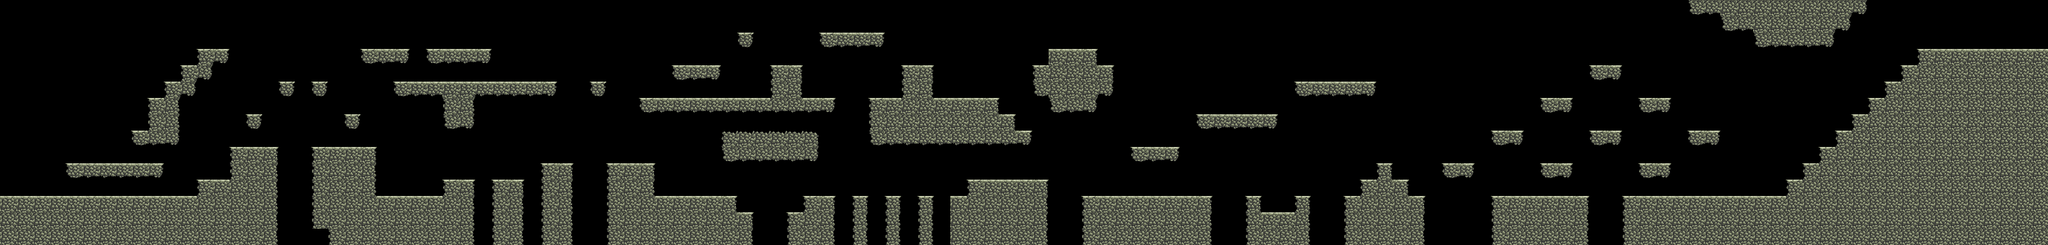

Rendered tile map (Tiled .tmx) drawn with the repository's tilesets; below, a short description and the map source with its tile grids summarised:
An orthogonal 125x15 tile map with 64x64 px tiles, 1 tile layer (FG), 2 tilesets and 81 objects (43x Half, 31x Full).

<map version="1.0" orientation="orthogonal" width="125" height="15" tilewidth="64" tileheight="64">
 <tileset firstgid="1" name="Rock-Tiles-Base" tilewidth="64" tileheight="64">
  <image source="Rock-Tiles-Base.png" width="192" height="192" />
 </tileset>
 <tileset firstgid="10" name="Rock-Tiles-Extra" tilewidth="64" tileheight="64">
  <image source="Rock-Tiles-Extra.png" width="192" height="384" />
 </tileset>
 <layer name="FG" width="125" height="15">
  <data>[1875 cells, 635 non-empty, 18 distinct tile ids]</data>
 </layer>
 <objectgroup name="Spawn" width="125" height="15">
  <object x="1" y="701" width="61" height="65" />
  <object x="1224" y="508" width="61" height="65" />
  <object x="2374" y="572" width="61" height="65" />
  <object x="3786" y="633" width="61" height="65" />
  <object x="4865" y="700" width="61" height="65" />
  <object x="5832" y="702" width="61" height="65" />
 </objectgroup>
 <objectgroup name="Princess" width="125" height="15">
  <object x="7937" y="129" width="59" height="61" />
 </objectgroup>
 <objectgroup name="Jumps" width="125" height="15">
  <object type="Full" x="176" y="749" width="30" height="48">
   <properties>
    <property name="MustJump" value="False" />
   </properties>
  </object>
  <object type="Full" x="200" y="70" width="45" height="48">
   <properties>
    <property name="MustJump" value="False" />
   </properties>
  </object>
  <object type="Half" x="73" y="74" width="47" height="44">
   <properties>
    <property name="MustJump" value="False" />
   </properties>
  </object>
  <object type="Half" x="138" y="75" width="44" height="42">
   <properties>
    <property name="MustJump" value="True" />
   </properties>
  </object>
  <object type="Full" x="268" y="75" width="43" height="43">
   <properties>
    <property name="MustJump" value="True" />
   </properties>
  </object>
  <object type="Half" x="714" y="758" width="44" height="42">
   <properties>
    <property name="MustJump" value="True" />
   </properties>
  </object>
  <object type="Half" x="590" y="371" width="44" height="42">
   <properties>
    <property name="MustJump" value="True" />
   </properties>
  </object>
  <object type="Half" x="654" y="304" width="44" height="42">
   <properties>
    <property name="MustJump" value="True" />
   </properties>
  </object>
  <object type="Half" x="719" y="241" width="44" height="42">
   <properties>
    <property name="MustJump" value="True" />
   </properties>
  </object>
  <object type="Full" x="881" y="180" width="30" height="49">
   <properties>
    <property name="MustJump" value="False" />
   </properties>
  </object>
  <object type="Full" x="529" y="501" width="43" height="43">
   <properties>
    <property name="MustJump" value="True" />
   </properties>
  </object>
  <object type="Full" x="419" y="626" width="30" height="49">
   <properties>
    <property name="MustJump" value="False" />
   </properties>
  </object>
  <object type="Full" x="841" y="691" width="43" height="43">
   <properties>
    <property name="MustJump" value="True" />
   </properties>
  </object>
  <object type="Full" x="1075" y="565" width="43" height="43">
   <properties>
    <property name="MustJump" value="True" />
   </properties>
  </object>
  <object type="Full" x="994" y="435" width="43" height="43">
   <properties>
    <property name="MustJump" value="True" />
   </properties>
  </object>
  <object type="Half" x="1122" y="309" width="44" height="42">
   <properties>
    <property name="MustJump" value="True" />
   </properties>
  </object>
  <object type="Full" x="1260" y="308" width="34" height="48">
   <properties>
    <property name="MustJump" value="False" />
   </properties>
  </object>
  <object type="Half" x="1674" y="749" width="44" height="42">
   <properties>
    <property name="MustJump" value="True" />
   </properties>
  </object>
  <object type="Half" x="1836" y="693" width="44" height="42">
   <properties>
    <property name="MustJump" value="True" />
   </properties>
  </object>
  <object type="Half" x="2032" y="694" width="44" height="42">
   <properties>
    <property name="MustJump" value="True" />
   </properties>
  </object>
  <object type="Half" x="2220" y="629" width="44" height="42">
   <properties>
    <property name="MustJump" value="True" />
   </properties>
  </object>
  <object type="Half" x="2341" y="303" width="44" height="42">
   <properties>
    <property name="MustJump" value="False" />
   </properties>
  </object>
  <object type="Half" x="2154" y="305" width="44" height="42">
   <properties>
    <property name="MustJump" value="False" />
   </properties>
  </object>
  <object type="Half" x="1555" y="181" width="34" height="42">
   <properties>
    <property name="MustJump" value="False" />
   </properties>
  </object>
  <object type="Half" x="2923" y="820" width="44" height="42">
   <properties>
    <property name="MustJump" value="True" />
   </properties>
  </object>
  <object type="Half" x="3079" y="815" width="44" height="42">
   <properties>
    <property name="MustJump" value="True" />
   </properties>
  </object>
  <object type="Half" x="3237" y="758" width="44" height="42">
   <properties>
    <property name="MustJump" value="True" />
   </properties>
  </object>
  <object type="Half" x="3371" y="760" width="44" height="42">
   <properties>
    <property name="MustJump" value="True" />
   </properties>
  </object>
  <object type="Half" x="3503" y="757" width="44" height="42">
   <properties>
    <property name="MustJump" value="True" />
   </properties>
  </object>
  <object type="Half" x="3632" y="756" width="44" height="42">
   <properties>
    <property name="MustJump" value="True" />
   </properties>
  </object>
  <object type="Half" x="3731" y="751" width="44" height="42">
   <properties>
    <property name="MustJump" value="True" />
   </properties>
  </object>
  <object type="Half" x="3232" y="372" width="44" height="42">
   <properties>
    <property name="MustJump" value="False" />
   </properties>
  </object>
  <object type="Full" x="2939" y="369" width="43" height="43">
   <properties>
    <property name="MustJump" value="True" />
   </properties>
  </object>
  <object type="Full" x="2535" y="362" width="29" height="43">
   <properties>
    <property name="MustJump" value="False" />
   </properties>
  </object>
  <object type="Full" x="2793" y="240" width="29" height="43">
   <properties>
    <property name="MustJump" value="False" />
   </properties>
  </object>
  <object type="Full" x="2929" y="113" width="29" height="43">
   <properties>
    <property name="MustJump" value="False" />
   </properties>
  </object>
  <object type="Full" x="3115" y="241" width="29" height="43">
   <properties>
    <property name="MustJump" value="False" />
   </properties>
  </object>
  <object type="Full" x="3458" y="369" width="43" height="43">
   <properties>
    <property name="MustJump" value="True" />
   </properties>
  </object>
  <object type="Half" x="3390" y="113" width="44" height="42">
   <properties>
    <property name="MustJump" value="False" />
   </properties>
  </object>
  <object type="Full" x="4590" y="556" width="29" height="43">
   <properties>
    <property name="MustJump" value="False" />
   </properties>
  </object>
  <object type="Half" x="4042" y="242" width="44" height="42">
   <properties>
    <property name="MustJump" value="True" />
   </properties>
  </object>
  <object type="Half" x="4074" y="693" width="44" height="42">
   <properties>
    <property name="MustJump" value="True" />
   </properties>
  </object>
  <object type="Half" x="5003" y="819" width="44" height="42">
   <properties>
    <property name="MustJump" value="True" />
   </properties>
  </object>
  <object type="Half" x="5092" y="757" width="44" height="42">
   <properties>
    <property name="MustJump" value="True" />
   </properties>
  </object>
  </objectgroup>
</map>
<!-- 30 of 81 objects omitted -->
